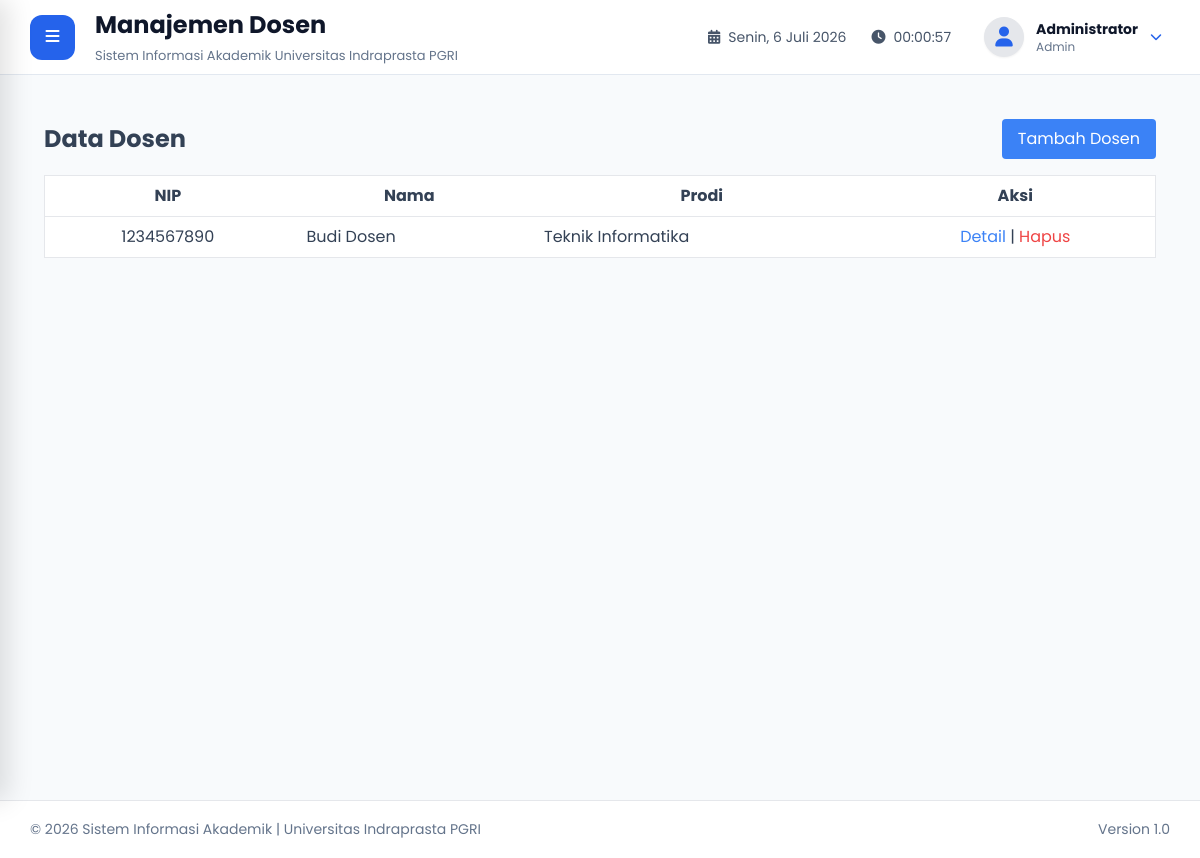
/admin/dosen/index.php (signed in), run on an earlier commit of the app's database.
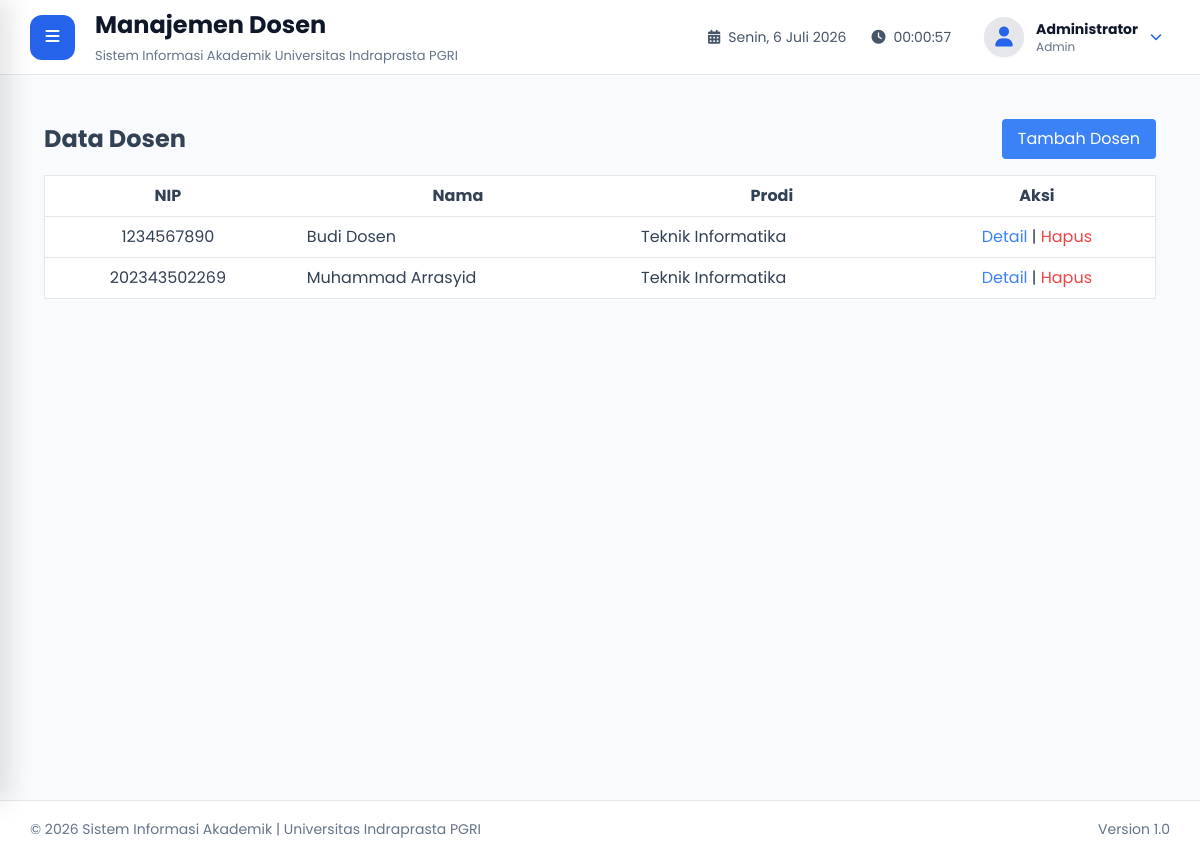
And on a later commit of the database.
### tables this page shows
CREATE TABLE IF NOT EXISTS `dosen` (
  `id_dosen` char(36) NOT NULL,
  `id_user` char(36) NOT NULL,
  `nip` varchar(30) NOT NULL,
  `jk` enum('L','P') DEFAULT NULL,
  `email` varchar(100) DEFAULT NULL,
  `telepon` varchar(20) DEFAULT NULL,
  `alamat` text,
  `id_prodi` char(36) NOT NULL,
  `agama` enum('Islam','Kristen','Katolik','Hindu','Buddha','Konghucu','Lainnya') DEFAULT NULL,
  `profil_lengkap` tinyint(1) DEFAULT '0',
  PRIMARY KEY (`id_dosen`),
  UNIQUE KEY `id_user` (`id_user`),
  UNIQUE KEY `nip` (`nip`),
  KEY `id_prodi` (`id_prodi`),
  CONSTRAINT `dosen_ibfk_1` FOREIGN KEY (`id_user`) REFERENCES `users` (`id_user`) ON DELETE CASCADE,
  CONSTRAINT `dosen_ibfk_2` FOREIGN KEY (`id_prodi`) REFERENCES `prodi` (`id_prodi`) ON DELETE CASCADE
);

CREATE TABLE IF NOT EXISTS `users` (
  `id_user` char(36) NOT NULL,
  `username` varchar(50) NOT NULL,
  `password_hash` varchar(255) NOT NULL,
  `nama_lengkap` varchar(100) NOT NULL,
  `foto` varchar(255) DEFAULT 'default-user.png',
  `role` enum('admin','dosen','mahasiswa') NOT NULL,
  `status` enum('aktif','nonaktif') DEFAULT 'aktif',
  `last_login` datetime DEFAULT NULL,
  `created_at` timestamp NULL DEFAULT CURRENT_TIMESTAMP,
  PRIMARY KEY (`id_user`),
  UNIQUE KEY `username` (`username`)
);

CREATE TABLE IF NOT EXISTS `prodi` (
  `id_prodi` char(36) NOT NULL,
  `kode_prodi` varchar(10) NOT NULL,
  `nama_prodi` varchar(100) NOT NULL,
  PRIMARY KEY (`id_prodi`),
  UNIQUE KEY `kode_prodi` (`kode_prodi`)
);

### admin/dosen/index.php (the view, shortened to what this page needs)
<?php
require_once "../../layout/header.php";
require_once "../../layout/sidebar.php";
require_once "../../layout/navbar.php";
$dosen = $pdo->query("
    SELECT d.*, u.nama_lengkap, p.nama_prodi
    FROM dosen d
    JOIN users u ON d.id_user = u.id_user
    JOIN prodi p ON d.id_prodi = p.id_prodi
    ORDER BY d.nip ASC
")->fetchAll();
?>
<div class="p-6">
    <div class="flex justify-between items-center mb-4">
        <h1 class="text-2xl font-bold">Data Dosen</h1>
        <a href="tambah.php" class="bg-blue-500 text-white px-4 py-2 rounded">Tambah Dosen</a>
    </div>
    <table class="min-w-full bg-white border">
        <thead>
            <tr>
                <th class="py-2 px-4 border-b">NIP</th>
                <th class="py-2 px-4 border-b">Nama</th>
                <th class="py-2 px-4 border-b">Prodi</th>
                <th class="py-2 px-4 border-b">Aksi</th>
            </tr>
        </thead>
        <tbody>
            <?php foreach($dosen as $d): ?>
            <tr>
                <td class="py-2 px-4 border-b text-center"><?= htmlspecialchars($d['nip']) ?></td>
                <td class="py-2 px-4 border-b"><?= htmlspecialchars($d['nama_lengkap']) ?></td>
                <td class="py-2 px-4 border-b"><?= htmlspecialchars($d['nama_prodi']) ?></td>
                <td class="py-2 px-4 border-b text-center">
                    <a href="detail.php?id=<?= $d['id_dosen'] ?>" class="text-blue-500">Detail</a> |
                    <a href="hapus.php?id=<?= $d['id_dosen'] ?>" class="text-red-500" onclick="return confirm('Yakin hapus dosen ini?')">Hapus</a>
                </td>
            </tr>
            <?php endforeach; ?>
        </tbody>
    </table>
</div>
<?php require_once "../../layout/footer.php"; ?>

What changed in the data, as far as the page shows it:
added dosen: nip "202343502269", id_user.nama_lengkap "Muhammad Arrasyid", id_prodi.nama_prodi "Teknik Informatika"
